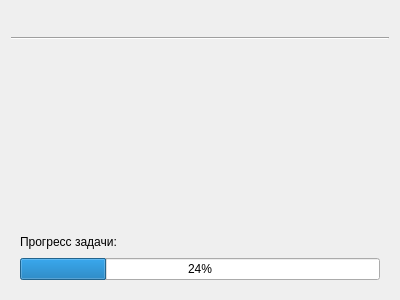
<?xml version="1.0" encoding="UTF-8"?>
<ui version="4.0">
 <class>ProgressPage</class>
 <widget class="QWidget" name="ProgressPage">
  <property name="geometry">
   <rect>
    <x>0</x>
    <y>0</y>
    <width>400</width>
    <height>300</height>
   </rect>
  </property>
  <property name="windowTitle">
   <string/>
  </property>
  <property name="title" stdset="0">
   <string>Применение патча к бэкап-образу</string>
  </property>
  <layout class="QVBoxLayout" name="verticalLayout">
   <item>
    <layout class="QHBoxLayout" name="horizontalLayout_2">
     <item>
      <widget class="ActionListWidget" name="actionList" native="true"/>
     </item>
     <item>
      <spacer name="horizontalSpacer">
       <property name="orientation">
        <enum>Qt::Horizontal</enum>
       </property>
       <property name="sizeHint" stdset="0">
        <size>
         <width>40</width>
         <height>20</height>
        </size>
       </property>
      </spacer>
     </item>
    </layout>
   </item>
   <item>
    <widget class="Line" name="line">
     <property name="orientation">
      <enum>Qt::Horizontal</enum>
     </property>
    </widget>
   </item>
   <item>
    <widget class="QStackedWidget" name="stackedWidget">
     <property name="currentIndex">
      <number>0</number>
     </property>
     <widget class="QWidget" name="progress">
      <layout class="QVBoxLayout" name="verticalLayout_2">
       <item>
        <spacer name="verticalSpacer">
         <property name="orientation">
          <enum>Qt::Vertical</enum>
         </property>
         <property name="sizeHint" stdset="0">
          <size>
           <width>20</width>
           <height>0</height>
          </size>
         </property>
        </spacer>
       </item>
       <item>
        <widget class="StaffWidget" name="staff" native="true"/>
       </item>
       <item>
        <spacer name="verticalSpacer_5">
         <property name="orientation">
          <enum>Qt::Vertical</enum>
         </property>
         <property name="sizeHint" stdset="0">
          <size>
           <width>20</width>
           <height>40</height>
          </size>
         </property>
        </spacer>
       </item>
       <item>
        <layout class="QVBoxLayout" name="progressLayout">
         <item>
          <layout class="QHBoxLayout" name="horizontalLayout">
           <item>
            <widget class="QLabel" name="progressLabel">
             <property name="text">
              <string>Прогресс задачи:</string>
             </property>
            </widget>
           </item>
           <item>
            <spacer name="horizontalSpacer_2">
             <property name="orientation">
              <enum>Qt::Horizontal</enum>
             </property>
             <property name="sizeHint" stdset="0">
              <size>
               <width>40</width>
               <height>20</height>
              </size>
             </property>
            </spacer>
           </item>
           <item>
            <widget class="QLabel" name="progressText">
             <property name="text">
              <string/>
             </property>
            </widget>
           </item>
          </layout>
         </item>
         <item>
          <widget class="QProgressBar" name="progressBar">
           <property name="value">
            <number>24</number>
           </property>
          </widget>
         </item>
        </layout>
       </item>
      </layout>
     </widget>
     <widget class="QWidget" name="completed">
      <layout class="QVBoxLayout" name="verticalLayout_4">
       <item>
        <widget class="QLabel" name="label_4">
         <property name="font">
          <font>
           <weight>75</weight>
           <bold>true</bold>
          </font>
         </property>
         <property name="text">
          <string>Поздравляем!</string>
         </property>
         <property name="alignment">
          <set>Qt::AlignCenter</set>
         </property>
        </widget>
       </item>
       <item>
        <widget class="QLabel" name="label">
         <property name="text">
          <string>Все этапы применения патча завершены.</string>
         </property>
         <property name="alignment">
          <set>Qt::AlignCenter</set>
         </property>
         <property name="wordWrap">
          <bool>true</bool>
         </property>
        </widget>
       </item>
       <item>
        <spacer name="verticalSpacer_2">
         <property name="orientation">
          <enum>Qt::Vertical</enum>
         </property>
         <property name="sizeHint" stdset="0">
          <size>
           <width>20</width>
           <height>167</height>
          </size>
         </property>
        </spacer>
       </item>
       <item>
        <widget class="QLabel" name="label_8">
         <property name="text">
          <string>Нажмите «Далее» для окончания процесса.</string>
         </property>
         <property name="alignment">
          <set>Qt::AlignBottom|Qt::AlignRight|Qt::AlignTrailing</set>
         </property>
         <property name="wordWrap">
          <bool>true</bool>
         </property>
        </widget>
       </item>
      </layout>
     </widget>
     <widget class="QWidget" name="failed">
      <layout class="QVBoxLayout" name="verticalLayout_5">
       <item>
        <widget class="QLabel" name="label_5">
         <property name="font">
          <font>
           <weight>75</weight>
           <bold>true</bold>
          </font>
         </property>
         <property name="text">
          <string>Ошибка!</string>
         </property>
         <property name="alignment">
          <set>Qt::AlignCenter</set>
         </property>
        </widget>
       </item>
       <item>
        <widget class="QLabel" name="errorMessage">
         <property name="text">
          <string>К сожалению, во время применения патча возникла ошибка: %1</string>
         </property>
         <property name="wordWrap">
          <bool>true</bool>
         </property>
        </widget>
       </item>
       <item>
        <widget class="QLabel" name="errorDescription">
         <property name="text">
          <string>Error Description</string>
         </property>
         <property name="wordWrap">
          <bool>true</bool>
         </property>
        </widget>
       </item>
       <item>
        <spacer name="verticalSpacer_3">
         <property name="orientation">
          <enum>Qt::Vertical</enum>
         </property>
         <property name="sizeHint" stdset="0">
          <size>
           <width>20</width>
           <height>0</height>
          </size>
         </property>
        </spacer>
       </item>
       <item>
        <widget class="QLabel" name="label_6">
         <property name="text">
          <string>Нажмите «Далее» для подробностей.</string>
         </property>
         <property name="alignment">
          <set>Qt::AlignBottom|Qt::AlignRight|Qt::AlignTrailing</set>
         </property>
         <property name="wordWrap">
          <bool>true</bool>
         </property>
        </widget>
       </item>
      </layout>
     </widget>
     <widget class="QWidget" name="canceled">
      <layout class="QVBoxLayout" name="verticalLayout_3">
       <item>
        <widget class="QLabel" name="label_7">
         <property name="font">
          <font>
           <weight>75</weight>
           <bold>true</bold>
          </font>
         </property>
         <property name="text">
          <string>Процесс отменён</string>
         </property>
         <property name="alignment">
          <set>Qt::AlignCenter</set>
         </property>
        </widget>
       </item>
       <item>
        <widget class="QLabel" name="errorMessage_2">
         <property name="text">
          <string>Процесс применения патча отменён по запросу пользователя.</string>
         </property>
         <property name="wordWrap">
          <bool>true</bool>
         </property>
        </widget>
       </item>
       <item>
        <spacer name="verticalSpacer_4">
         <property name="orientation">
          <enum>Qt::Vertical</enum>
         </property>
         <property name="sizeHint" stdset="0">
          <size>
           <width>20</width>
           <height>167</height>
          </size>
         </property>
        </spacer>
       </item>
       <item>
        <widget class="QLabel" name="label_9">
         <property name="text">
          <string>Нажмите «Далее» для завершения.</string>
         </property>
         <property name="alignment">
          <set>Qt::AlignBottom|Qt::AlignRight|Qt::AlignTrailing</set>
         </property>
         <property name="wordWrap">
          <bool>true</bool>
         </property>
        </widget>
       </item>
      </layout>
     </widget>
    </widget>
   </item>
  </layout>
 </widget>
 <customwidgets>
  <customwidget>
   <class>ActionListWidget</class>
   <extends>QWidget</extends>
   <header>ActionListWidget.h</header>
   <container>1</container>
  </customwidget>
  <customwidget>
   <class>StaffWidget</class>
   <extends>QWidget</extends>
   <header>StaffWidget.h</header>
   <container>1</container>
  </customwidget>
 </customwidgets>
 <resources>
  <include location="../../resources/Patcher.qrc"/>
 </resources>
 <connections/>
</ui>
